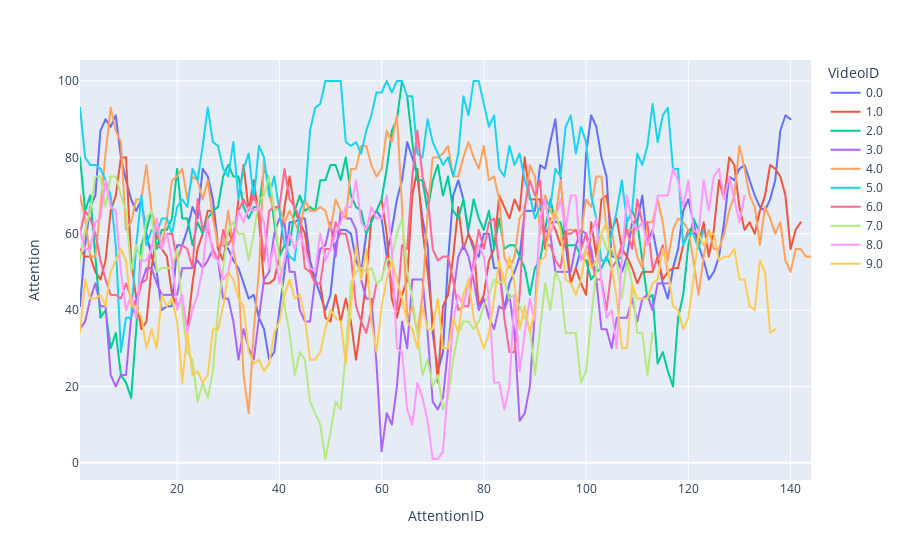

The code cell stored with this chart in its notebook:
### Code cell
attention[attention['SubjectID']==2].plot(y='Attention', x='AttentionID', color='VideoID')

### Figure 1 — Plotly figure (JSON) as saved in the notebook; plotly's stock layout.template omitted (floating-point values rounded to 4 significant figures; data arrays with more than 128 entries replaced by an {"elided": "..."} marker saying what was removed)
{"data": [{"hovertemplate": "VideoID=0.0<br>AttentionID=%{x}<br>Attention=%{y}<extra></extra>", "legendgroup": "0.0", "line": {"color": "#636efa", "dash": "solid"}, "mode": "lines", "name": "0.0", "showlegend": true, "type": "scattergl", "x": {"elided": "140 int values"}, "xaxis": "x", "y": {"elided": "140 int values"}, "yaxis": "y"}, {"hovertemplate": "VideoID=1.0<br>AttentionID=%{x}<br>Attention=%{y}<extra></extra>", "legendgroup": "1.0", "line": {"color": "#EF553B", "dash": "solid"}, "mode": "lines", "name": "1.0", "showlegend": true, "type": "scattergl", "x": {"elided": "142 int values"}, "xaxis": "x", "y": {"elided": "142 int values"}, "yaxis": "y"}, {"hovertemplate": "VideoID=2.0<br>AttentionID=%{x}<br>Attention=%{y}<extra></extra>", "legendgroup": "2.0", "line": {"color": "#00cc96", "dash": "solid"}, "mode": "lines", "name": "2.0", "showlegend": true, "type": "scattergl", "x": [1, 2, 3, 4, 5, 6, 7, 8, 9, 10, 11, 12, 13, 14, 15, 16, 17, 18, 19, 20, 21, 22, 23, 24, 25, 26, 27, 28, 29, 30, 31, 32, 33, 34, 35, 36, 37, 38, 39, 40, 41, 42, 43, 44, 45, 46, 47, 48, 49, 50, 51, 52, 53, 54, 55, 56, 57, 58, 59, 60, 61, 62, 63, 64, 65, 66, 67, 68, 69, 70, 71, 72, 73, 74, 75, 76, 77, 78, 79, 80, 81, 82, 83, 84, 85, 86, 87, 88, 89, 90, 91, 92, 93, 94, 95, 96, 97, 98, 99, 100, 101, 102, 103, 104, 105, 106, 107, 108, 109, 110, 111, 112, 113, 114, 115, 116, 117, 118, 119, 120, 121, 122], "xaxis": "x", "y": [80, 66, 70, 54, 38, 40, 30, 34, 23, 21, 17, 35, 57, 61, 66, 56, 61, 61, 64, 77, 64, 64, 57, 63, 60, 64, 66, 67, 75, 78, 75, 75, 67, 64, 67, 67, 77, 74, 63, 54, 57, 57, 66, 70, 66, 67, 66, 74, 74, 78, 78, 74, 80, 70, 67, 66, 60, 63, 66, 69, 77, 87, 90, 100, 96, 84, 74, 74, 66, 74, 78, 70, 75, 66, 64, 69, 61, 69, 64, 61, 66, 56, 64, 56, 57, 57, 54, 51, 44, 51, 53, 61, 69, 63, 63, 57, 57, 57, 54, 53, 48, 50, 51, 54, 51, 53, 54, 63, 66, 63, 53, 43, 44, 26, 29, 24, 20, 38, 44, 57, 64, 61], "yaxis": "y"}, {"hovertemplate": "VideoID=3.0<br>AttentionID=%{x}<br>Attention=%{y}<extra></extra>", "legendgroup": "3.0", "line": {"color": "#ab63fa", "dash": "solid"}, "mode": "lines", "name": "3.0", "showlegend": true, "type": "scattergl", "x": [1, 2, 3, 4, 5, 6, 7, 8, 9, 10, 11, 12, 13, 14, 15, 16, 17, 18, 19, 20, 21, 22, 23, 24, 25, 26, 27, 28, 29, 30, 31, 32, 33, 34, 35, 36, 37, 38, 39, 40, 41, 42, 43, 44, 45, 46, 47, 48, 49, 50, 51, 52, 53, 54, 55, 56, 57, 58, 59, 60, 61, 62, 63, 64, 65, 66, 67, 68, 69, 70, 71, 72, 73, 74, 75, 76, 77, 78, 79, 80, 81, 82, 83, 84, 85, 86, 87, 88, 89, 90, 91, 92, 93, 94, 95, 96, 97, 98, 99, 100, 101, 102, 103, 104, 105, 106, 107, 108, 109, 110, 111, 112, 113, 114, 115, 116], "xaxis": "x", "y": [35, 37, 43, 47, 41, 41, 23, 20, 23, 23, 38, 43, 47, 51, 51, 47, 44, 44, 44, 44, 51, 51, 51, 53, 51, 53, 56, 53, 43, 43, 37, 27, 35, 30, 27, 38, 48, 50, 60, 64, 63, 50, 50, 40, 37, 37, 48, 56, 57, 63, 54, 66, 64, 64, 61, 48, 43, 43, 26, 3, 13, 10, 20, 37, 30, 48, 48, 48, 34, 16, 14, 17, 30, 44, 54, 57, 54, 48, 40, 43, 38, 35, 41, 40, 44, 34, 11, 13, 20, 40, 64, 61, 60, 50, 50, 50, 50, 57, 61, 60, 56, 48, 35, 35, 30, 38, 38, 38, 43, 37, 43, 44, 40, 47, 47, 47], "yaxis": "y"}, {"hovertemplate": "VideoID=4.0<br>AttentionID=%{x}<br>Attention=%{y}<extra></extra>", "legendgroup": "4.0", "line": {"color": "#FFA15A", "dash": "solid"}, "mode": "lines", "name": "4.0", "showlegend": true, "type": "scattergl", "x": {"elided": "144 int values"}, "xaxis": "x", "y": {"elided": "144 int values"}, "yaxis": "y"}, {"hovertemplate": "VideoID=5.0<br>AttentionID=%{x}<br>Attention=%{y}<extra></extra>", "legendgroup": "5.0", "line": {"color": "#19d3f3", "dash": "solid"}, "mode": "lines", "name": "5.0", "showlegend": true, "type": "scattergl", "x": [1, 2, 3, 4, 5, 6, 7, 8, 9, 10, 11, 12, 13, 14, 15, 16, 17, 18, 19, 20, 21, 22, 23, 24, 25, 26, 27, 28, 29, 30, 31, 32, 33, 34, 35, 36, 37, 38, 39, 40, 41, 42, 43, 44, 45, 46, 47, 48, 49, 50, 51, 52, 53, 54, 55, 56, 57, 58, 59, 60, 61, 62, 63, 64, 65, 66, 67, 68, 69, 70, 71, 72, 73, 74, 75, 76, 77, 78, 79, 80, 81, 82, 83, 84, 85, 86, 87, 88, 89, 90, 91, 92, 93, 94, 95, 96, 97, 98, 99, 100, 101, 102, 103, 104, 105, 106, 107, 108, 109, 110, 111, 112, 113, 114, 115, 116, 117, 118, 119, 120, 121, 122, 123], "xaxis": "x", "y": [93, 80, 78, 78, 77, 74, 70, 57, 29, 38, 38, 57, 70, 57, 61, 60, 64, 64, 60, 67, 69, 67, 77, 74, 83, 93, 84, 83, 77, 75, 84, 69, 77, 81, 69, 83, 80, 70, 75, 66, 57, 54, 53, 66, 69, 87, 93, 94, 100, 100, 100, 100, 84, 83, 84, 81, 87, 91, 97, 97, 100, 97, 100, 100, 96, 96, 81, 80, 90, 84, 81, 78, 80, 75, 81, 96, 91, 100, 100, 94, 88, 91, 77, 75, 83, 78, 81, 74, 70, 64, 67, 69, 67, 77, 75, 88, 91, 81, 88, 84, 70, 64, 53, 53, 60, 66, 74, 63, 66, 81, 78, 83, 94, 84, 91, 93, 77, 77, 57, 60, 60, 56, 61], "yaxis": "y"}, {"hovertemplate": "VideoID=6.0<br>AttentionID=%{x}<br>Attention=%{y}<extra></extra>", "legendgroup": "6.0", "line": {"color": "#FF6692", "dash": "solid"}, "mode": "lines", "name": "6.0", "showlegend": true, "type": "scattergl", "x": [1, 2, 3, 4, 5, 6, 7, 8, 9, 10, 11, 12, 13, 14, 15, 16, 17, 18, 19, 20, 21, 22, 23, 24, 25, 26, 27, 28, 29, 30, 31, 32, 33, 34, 35, 36, 37, 38, 39, 40, 41, 42, 43, 44, 45, 46, 47, 48, 49, 50, 51, 52, 53, 54, 55, 56, 57, 58, 59, 60, 61, 62, 63, 64, 65, 66, 67, 68, 69, 70, 71, 72, 73, 74, 75, 76, 77, 78, 79, 80, 81, 82, 83, 84, 85, 86, 87, 88, 89, 90, 91, 92, 93, 94, 95, 96, 97, 98, 99, 100, 101, 102, 103, 104, 105, 106, 107, 108, 109, 110, 111, 112, 113, 114, 115, 116], "xaxis": "x", "y": [60, 66, 64, 60, 53, 48, 44, 44, 43, 47, 43, 41, 47, 48, 57, 57, 56, 60, 60, 53, 57, 56, 51, 69, 61, 61, 56, 53, 61, 57, 60, 66, 69, 66, 70, 66, 53, 66, 67, 67, 77, 69, 67, 64, 51, 50, 47, 47, 56, 56, 63, 60, 60, 54, 41, 37, 34, 40, 47, 48, 54, 47, 40, 57, 56, 75, 87, 75, 70, 56, 53, 54, 54, 48, 40, 41, 41, 53, 61, 56, 63, 64, 51, 38, 29, 29, 44, 67, 74, 70, 74, 57, 57, 53, 51, 60, 60, 61, 56, 60, 53, 48, 48, 40, 51, 53, 57, 61, 56, 69, 63, 63, 51, 53, 57, 50], "yaxis": "y"}, {"hovertemplate": "VideoID=7.0<br>AttentionID=%{x}<br>Attention=%{y}<extra></extra>", "legendgroup": "7.0", "line": {"color": "#B6E880", "dash": "solid"}, "mode": "lines", "name": "7.0", "showlegend": true, "type": "scattergl", "x": [1, 2, 3, 4, 5, 6, 7, 8, 9, 10, 11, 12, 13, 14, 15, 16, 17, 18, 19, 20, 21, 22, 23, 24, 25, 26, 27, 28, 29, 30, 31, 32, 33, 34, 35, 36, 37, 38, 39, 40, 41, 42, 43, 44, 45, 46, 47, 48, 49, 50, 51, 52, 53, 54, 55, 56, 57, 58, 59, 60, 61, 62, 63, 64, 65, 66, 67, 68, 69, 70, 71, 72, 73, 74, 75, 76, 77, 78, 79, 80, 81, 82, 83, 84, 85, 86, 87, 88, 89, 90, 91, 92, 93, 94, 95, 96, 97, 98, 99, 100, 101, 102, 103, 104, 105, 106, 107, 108, 109, 110, 111, 112, 113], "xaxis": "x", "y": [53, 61, 66, 75, 75, 67, 75, 75, 70, 66, 50, 57, 53, 64, 66, 50, 51, 51, 51, 56, 40, 29, 27, 16, 21, 17, 24, 40, 51, 61, 63, 60, 60, 53, 60, 69, 70, 75, 66, 53, 41, 34, 23, 29, 27, 16, 13, 10, 1, 8, 16, 14, 29, 47, 50, 51, 50, 51, 47, 48, 53, 54, 60, 64, 50, 43, 34, 23, 27, 20, 23, 14, 17, 27, 34, 37, 37, 35, 37, 41, 44, 48, 47, 48, 43, 44, 41, 38, 35, 23, 35, 47, 40, 50, 47, 34, 34, 34, 21, 24, 38, 50, 60, 56, 56, 53, 43, 53, 47, 34, 34, 23, 34], "yaxis": "y"}, {"hovertemplate": "VideoID=8.0<br>AttentionID=%{x}<br>Attention=%{y}<extra></extra>", "legendgroup": "8.0", "line": {"color": "#FF97FF", "dash": "solid"}, "mode": "lines", "name": "8.0", "showlegend": true, "type": "scattergl", "x": {"elided": "131 int values"}, "xaxis": "x", "y": {"elided": "131 int values"}, "yaxis": "y"}, {"hovertemplate": "VideoID=9.0<br>AttentionID=%{x}<br>Attention=%{y}<extra></extra>", "legendgroup": "9.0", "line": {"color": "#FECB52", "dash": "solid"}, "mode": "lines", "name": "9.0", "showlegend": true, "type": "scattergl", "x": {"elided": "137 int values"}, "xaxis": "x", "y": {"elided": "137 int values"}, "yaxis": "y"}], "layout": {"legend": {"title": {"text": "VideoID"}, "tracegroupgap": 0}, "margin": {"t": 60}, "xaxis": {"anchor": "y", "domain": [0, 1], "title": {"text": "AttentionID"}}, "yaxis": {"anchor": "x", "domain": [0, 1], "title": {"text": "Attention"}}}}
